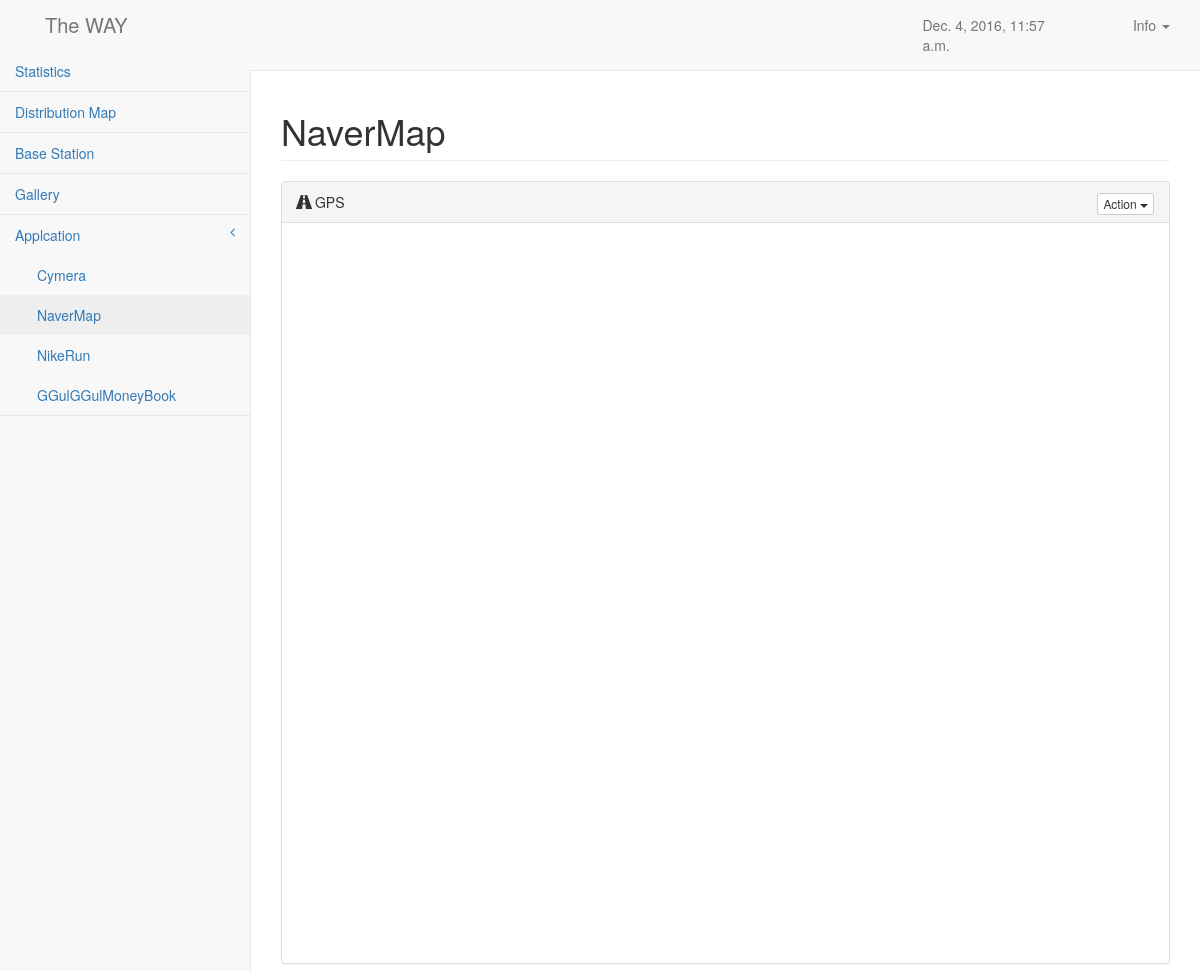
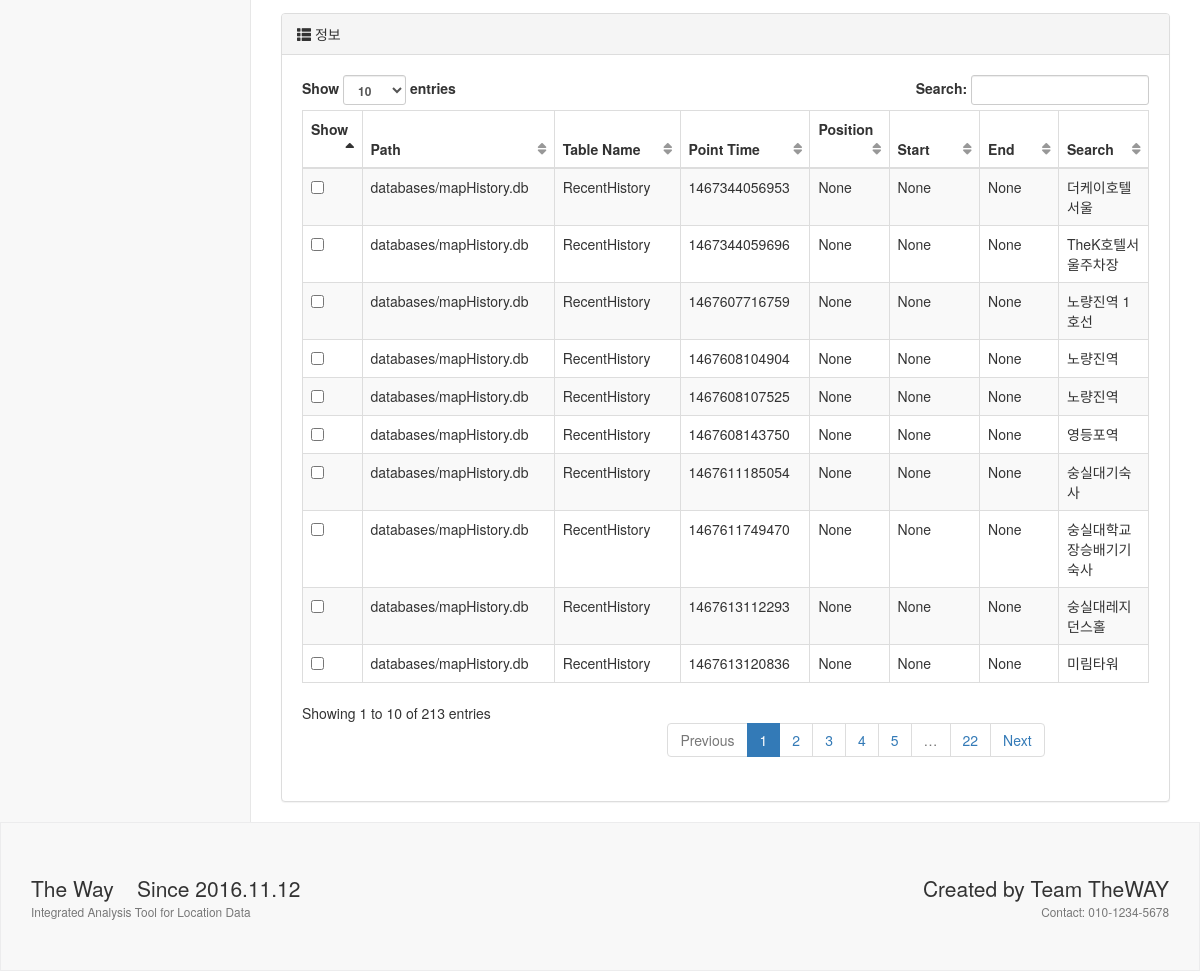
The page /result/142/ on the database its author committed (2 pictures, top to bottom).
### twpoint/models.py (models this page shows, shortened)
class Application(models.Model):
    app_name = models.CharField('Application Name', max_length=200)
    app_package = models.CharField('Data Path', max_length=200)
    def __str__(self):
        return self.app_name

class WayPoint(models.Model):
    app_name = models.ForeignKey(Application, on_delete=models.CASCADE)
    path = models.CharField(max_length=255, null=True)
    table_name = models.CharField(max_length=255, null=True)
    point_time = models.CharField(max_length=255, null=True)
    position = models.CharField(max_length=255, null=True)
    position_x = models.CharField(max_length=255, null=True)
    position_y = models.CharField(max_length=255, null=True)
    start = models.CharField(max_length=255, null=True)
    start_x = models.CharField(max_length=255, null=True)
    start_y = models.CharField(max_length=255, null=True)
    end = models.CharField(max_length=255, null=True)
    end_x = models.CharField(max_length=255, null=True)
    end_y = models.CharField(max_length=255, null=True)
    search = models.CharField(max_length=255, null=True)
    search_x = models.CharField(max_length=255, null=True)
    search_y = models.CharField(max_length=255, null=True)

### twpoint/views.py (the view)
# urls.py: url(r'^result/(?P<application_id>[0-9]+)/$', views.detail, name="detail"), # detail page url
def detail(request, application_id):
    app = get_object_or_404(Application, pk=application_id)    # 선택한 applciation의 해당하는 data
    applications = Application.objects.all()
    bs = BaseStation.objects.all()
    user = UserInfo.objects.first()
    context = {
        'time': timezone.localtime(timezone.now()),
        'app': app,
        'application': applications,      # header.html 에서 application 목록을 출력
        'BaseStation': bs,
        'user': user,
    }
    return render(request, 'twpoint/detail.html', context)

### twpoint/templates/twpoint/detail.html (shortened to what this page needs)
{% extends 'twpoint/base.html' %}
{% block css_sb %}
{% load static %} <link href="{% static 'twpoint/bootstrapdist/css/sb-admin-2.css' %}" rel="stylesheet">
{% endblock %}
{% block main_content %}
<div id="page-wrapper">
    <div class="row">
        <div class="col-lg-12">
            <h1 class="page-header"> {{ app }}</h1>
        </div>
    </div>
    <div class="row">
        <div class="col-lg-12">
            <div class="panel panel-default">
                <div class="panel-heading">
                    <i class="glyphicon glyphicon-road"></i> GPS
                    <div class="pull-right">
                        <div class="btn-group">
                            <button type="button" class="btn btn-default btn-xs dropdown-toggle" data-toggle="dropdown">
                                Action
                                <span class="caret"></span>
                            </button>
                        </div>
                    </div>
                </div>
                <div class="panel-body">
                    <div id="app_map"></div>
                </div>
            </div>
        </div>
        <div class="col-lg-12">
            <div class="panel panel-default">
                <div class="panel-heading">
                    <i class="glyphicon glyphicon-th-list"></i>  정보
                </div>
                <div class="panel-body">
                    <div class="row">
                        <div class="col-sm-12">
                            <table width="100%" class="table table-striped table-bordered table-hover" id="waypointTable">
                                <thead>
                                <tr>
                                    <th>Show</th>
                                    <th>Path</th>
                                    <th>Table Name</th>
                                    <th>Point Time</th>
                                    <th>Position</th>
                                    <th>Start</th>
                                    <th>End</th>
                                    <th>Search</th>
                                </tr>
                                </thead>
                                <tbody>
                                {% for a in app.waypoint_set.all %}
                                <tr class="odd gradeA">
                                    <td><input type="checkbox" id="{{ a.id }}" class="marking"/></td>
                                    <td>{{ a.path }}</td>
                                    <td>{{ a.table_name }}</td>
                                    <td>{{ a.point_time }}</td>
                                    <td>{{ a.position }}</td>
                                    <td>{{ a.start }}</td>
                                    <td>{{ a.end }}</td>
                                    <td>{{ a.search }}</td>
                                </tr>
                                {% endfor %}
                                </tbody>
                            </table>
                        </div>
                    </div>
                </div>
            </div>
        </div>
    </div>
</div>
{% endblock %}

### twpoint/templates/twpoint/header.html (shortened to what this page needs)
<nav class="navbar navbar-default navbar-static-top" role="navigation" style="margin-bottom: 0">
    <div class="col-lg-12">
        <div class="col-lg-2">
            <div class="navbar-header">
                <a class="navbar-brand" href="{% url 'twpoint:index' %}">The WAY</a>
            </div>
        </div>
        <div class="col-lg-2 col-lg-offset-7">
            <p class="navbar-text" style="float:right;"> {{ time }}</p>
        </div>{% if application %}
        <div class="col-lg-1">
            <ul class="nav navbar-nav navbar-right">
                <li id="fat-menu" class="dropdown">
                    <a href="#" class="dropdown-toggle" id="drop3" data-toggle="dropdown" role="button" aria-haspopup="true" aria-expanded="false">
                        Info <span class="caret"></span>
                    </a>
                </li>
            </ul>
        </div>{% endif %}
    </div>{% if application %}
    <div class="navbar-default sidebar" role="navigation">
        <div class="sidebar-nav navbar-collapse" >
            <ul class="nav" id="side-menu">
                <li>
                    <a href="{% url 'twpoint:result' %}"> Statistics </a>
                </li>
                <li>
                    <a href="#Distribution"> Distribution Map</a>
                </li>
                <li>
                    <a href="{% url 'twpoint:basestation' %}"> Base Station</a>
                </li>
                <li>
                    <a href="{% url 'twpoint:gallery' %}"> Gallery</a>
                </li>
                <li>
                    <a href="#"> Applcation<span class="fa arrow"></span></a>
                    <ul class="nav nav-second-level">
                        {% for app in application %}
                        <li>
                            <a href='{% url "twpoint:detail" app.id %}'> {{app}} </a>
                        </li>
                        {% endfor %}
                    </ul>
                </li>
            </ul>
        </div>
    </div>{% endif %}
</nav>

### rows shown on the page
Application: app_name "Cymera"
Application: app_name "NaverMap"
Application: app_name "NikeRun"
Application: app_name "GGulGGulMoneyBook"
WayPoint: path "databases/mapHistory.db", table_name "RecentHistory", point_time "1467344056953", position "None", start "None", end "None", search "더케이호텔서울"
WayPoint: path "databases/mapHistory.db", table_name "RecentHistory", point_time "1467344059696", position "None", start "None", end "None", search "TheK호텔서울주차장"
WayPoint: path "databases/mapHistory.db", table_name "RecentHistory", point_time "1467607716759", position "None", start "None", end "None", search "노량진역 1호선"
WayPoint: path "databases/mapHistory.db", table_name "RecentHistory", point_time "1467608104904", position "None", start "None", end "None", search "노량진역"
WayPoint: path "databases/mapHistory.db", table_name "RecentHistory", point_time "1467608107525", position "None", start "None", end "None", search "노량진역"
WayPoint: path "databases/mapHistory.db", table_name "RecentHistory", point_time "1467608143750", position "None", start "None", end "None", search "영등포역"
WayPoint: path "databases/mapHistory.db", table_name "RecentHistory", point_time "1467611185054", position "None", start "None", end "None", search "숭실대기숙사"
WayPoint: path "databases/mapHistory.db", table_name "RecentHistory", point_time "1467611749470", position "None", start "None", end "None", search "숭실대학교장승배기기숙사"
WayPoint: path "databases/mapHistory.db", table_name "RecentHistory", point_time "1467613112293", position "None", start "None", end "None", search "숭실대레지던스홀"
WayPoint: path "databases/mapHistory.db", table_name "RecentHistory", point_time "1467613120836", position "None", start "None", end "None", search "미림타워"

### other values the page prints
{{ time }} "Dec. 4, 2016, 11:57 a.m."
